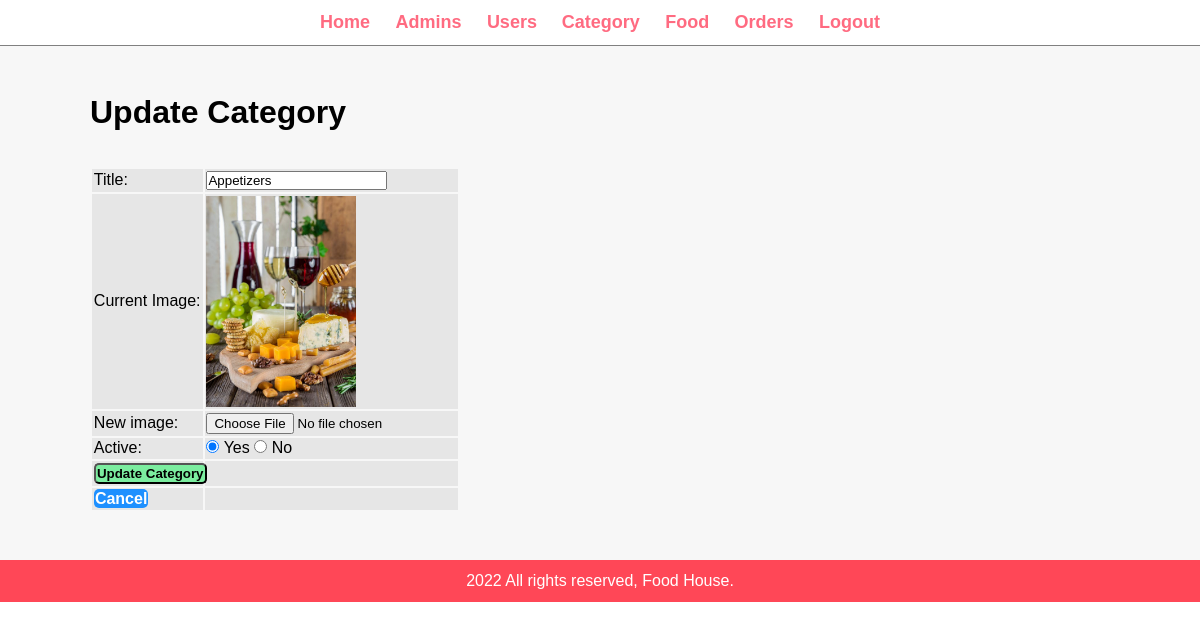
/admin/update-category.php?id=10 (signed in), run on the app's committed database.
### tables this page shows
CREATE TABLE `tbl_categories` (
  `id` int(10) UNSIGNED NOT NULL,
  `title` varchar(100) NOT NULL,
  `image_name` varchar(255) NOT NULL,
  `active` varchar(10) NOT NULL
);

### admin/update-category.php (the view, shortened to what this page needs)
<?php include('partials/menu.php')?>
<div class="main-content">
    <div class="wrapper">
        <h1>Update Category</h1>
        <br><br>
        <?php
            if(isset($_GET['id'])){
                $id = $_GET['id'];
                $sql = "SELECT * FROM tbl_categories WHERE id=$id";
                $res = mysqli_query($conn, $sql);
                $count = mysqli_num_rows($res);
                if($count==1){
                    $row = mysqli_fetch_assoc($res);
                    $title = $row['title'];
                    $current_image = $row['image_name'];
                    $active = $row['active'];
                }
                else{
                    $_SESSION['no-category-found'] = "<div class='error'>Category not found.</div>";
                    header('location:'.SITEURL.'admin/manage-category.php');
                }
            }
            else{
                header('location:'.SITEURL.'admin/manage-category.php');
            }
        ?>
        <form action="" method="POST" enctype="multipart/form-data">
        <table class="tbl-30">
                <tr>
                    <td>Title: </td>
                    <td>
                        <input type="text" name="title" value="<?php echo $title;?>">
                    </td>
                </tr>
                <tr>
                    <td>Current Image: </td>
                    <td>
                        <?php
                            if($current_image != ""){
                                ?>
                                <img src="<?php echo SITEURL; ?>images/category/<?php echo $current_image; ?>" width="150px">
                                <?php
                            }
                            else{
                                echo "<div class='error'>Image not added.</div>";
                            }
                        ?>
                    </td>
                </tr>
                <tr>
                    <td>New image: </td>
                    <td>
                        <input type="file" name="image" >
                    </td>
                </tr>
                <tr>
                    <td>Active: </td>
                    <td>
                        <input <?php if($active=="Yes"){ echo "checked";}?> type="radio" name="active" value="Yes"> Yes
                        <input <?php if($active=="No"){ echo "checked";}?> type="radio" name="active" value="No"> No
                    </td>
                </tr>
                <tr>
                    <td>
                        <input type="submit" name="submit" value="Update Category" class="btn-secondary">
                    </td>
                    <td></td>
                </tr>
                <tr>
                    <td>
                    <a href="<?php echo SITEURL;?>admin/manage-category.php" class="btn-primary">Cancel</a>
                    </td>
                    <td></td>
                </tr>
            </table>
        </form>
    </div>
</div>
<?php include('partials/footer.php')?>

### css/admin.css (style rules this page uses)
* { margin: 0; padding: 0; font-family: Arial, Helvetica, sans-serif; }
.wrapper { border: 1px; padding: 1%; width: 85%; margin: 0 auto; }
.tbl-30 { width: 30%; }
table tr td { background-color: #e6e6e6; padding: 0.5%; }
.btn-primary { background-color: #1e90ff; padding: 1%; color: white; text-decoration: none; font-weight: bold; border-radius: 5px; }
.btn-secondary { background-color: #7bed9f; padding: 1%; color: black; text-decoration: none; font-weight: bold; border-radius: 5px; }
.main-content { background-color: #f7f7f7; padding: 3% 0; }

### data on the page
tbl_categories: title "Appetizers", image_name (picture), active "☑"
